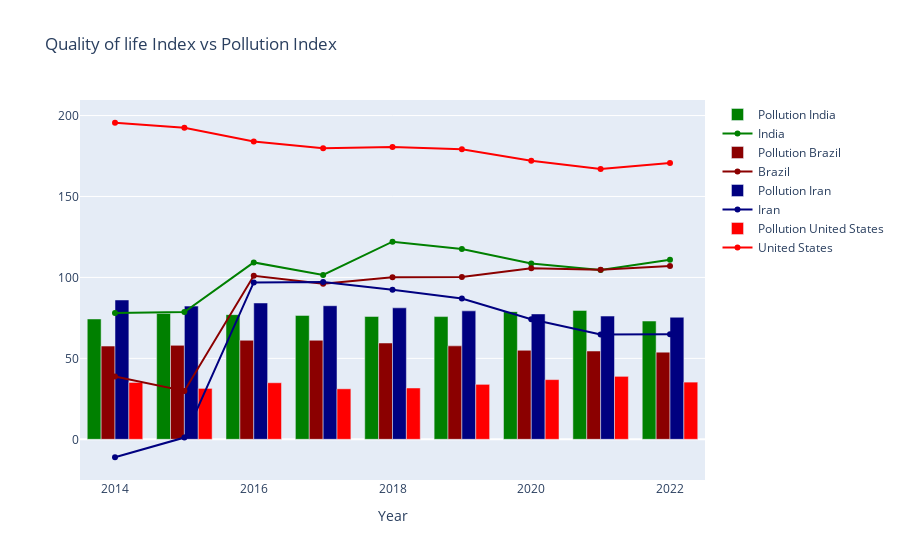

Here is the notebook cell this chart was saved with:
### Markdown cell above
## Comparing quality_of_life_index with pollution_index

### Code cell
fig = go.Figure()
for country_name in countries_list:
    fig.add_trace(
        go.Bar(
            x=df[country_name].index,
            y=df[country_name]["pollution_index"],
            name="Pollution " + country_name,
            marker_color=country_colors[country_name],
        )
    )
    fig.add_trace(
        go.Scatter(
            x=df[country_name].index,
            y=df[country_name]["quality_of_life_index"],
            mode="lines+markers",
            name=country_name,
            marker_color=country_colors[country_name],
        )
    )

fig.update_layout(
    title_text="Quality of life Index vs Pollution Index",
    barmode="group",
    xaxis_title="Year",
)
fig.show()

### Figure 1 — Plotly figure (JSON) as saved in the notebook; plotly's stock layout.template omitted (floating-point values rounded to 4 significant figures)
{"data": [{"marker": {"color": "green"}, "name": "Pollution India", "type": "bar", "x": [2014, 2015, 2016, 2017, 2018, 2019, 2020, 2021, 2022], "y": [74.34, 77.72, 77.02, 76.53, 75.89, 75.81, 78.87, 79.62, 73.05]}, {"marker": {"color": "green"}, "mode": "lines+markers", "name": "India", "type": "scatter", "x": [2014, 2015, 2016, 2017, 2018, 2019, 2020, 2021, 2022], "y": [78.01, 78.6, 109.3, 101.5, 122.1, 117.5, 108.6, 104.5, 111.0]}, {"marker": {"color": "darkred"}, "name": "Pollution Brazil", "type": "bar", "x": [2014, 2015, 2016, 2017, 2018, 2019, 2020, 2021, 2022], "y": [57.58, 58.03, 61.18, 61.17, 59.48, 57.72, 54.98, 54.53, 53.84]}, {"marker": {"color": "darkred"}, "mode": "lines+markers", "name": "Brazil", "type": "scatter", "x": [2014, 2015, 2016, 2017, 2018, 2019, 2020, 2021, 2022], "y": [38.76, 29.84, 101.0, 96.15, 100.1, 100.3, 105.6, 104.7, 107.0]}, {"marker": {"color": "navy"}, "name": "Pollution Iran", "type": "bar", "x": [2014, 2015, 2016, 2017, 2018, 2019, 2020, 2021, 2022], "y": [86.07, 82.28, 84.21, 82.51, 81.21, 79.35, 77.45, 76.13, 75.4]}, {"marker": {"color": "navy"}, "mode": "lines+markers", "name": "Iran", "type": "scatter", "x": [2014, 2015, 2016, 2017, 2018, 2019, 2020, 2021, 2022], "y": [-11.08, 1.069, 96.93, 97.17, 92.43, 87.02, 74.14, 64.73, 64.89]}, {"marker": {"color": "red"}, "name": "Pollution United States", "type": "bar", "x": [2014, 2015, 2016, 2017, 2018, 2019, 2020, 2021, 2022], "y": [35.13, 31.45, 34.94, 31.19, 31.7, 33.95, 36.88, 38.89, 35.33]}, {"marker": {"color": "red"}, "mode": "lines+markers", "name": "United States", "type": "scatter", "x": [2014, 2015, 2016, 2017, 2018, 2019, 2020, 2021, 2022], "y": [195.5, 192.5, 184.0, 179.7, 180.6, 179.2, 172.1, 167.0, 170.7]}], "layout": {"barmode": "group", "title": {"text": "Quality of life Index vs Pollution Index"}, "xaxis": {"title": {"text": "Year"}}}}
